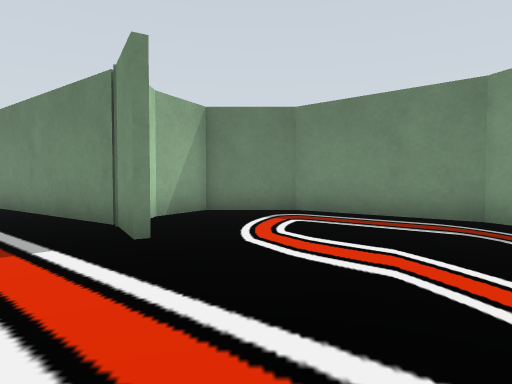
View 1 (above)

17 first-person views from a walk through a world built for the Gazebo simulator. The camera is 0.72 m above the floor, tilts 2° down and sees 75° across. The lines on the ground mark 1 m squares. The floor is counted in squares, 1 m on a side. Each view is taken from the middle of a square. On the plan, view 1 faces up. The plan holds only what a view shows up to about 10 squares ahead; the rest is blank. The robots in the file are not drawn.

View 2
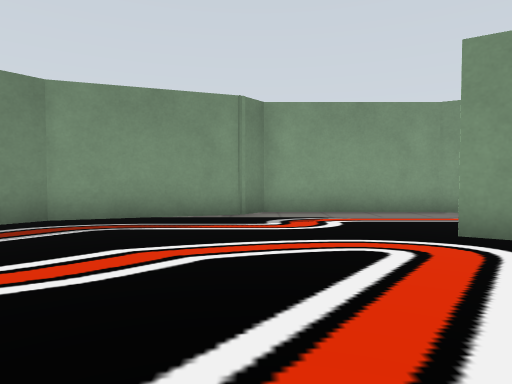

View 3
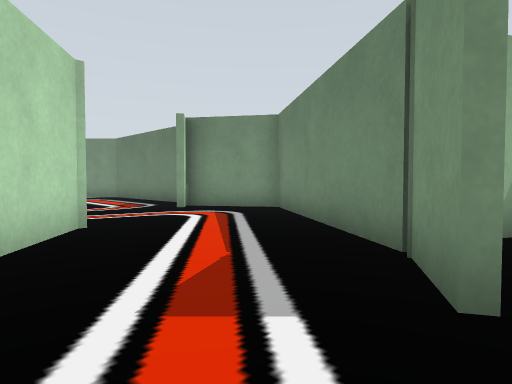

View 4
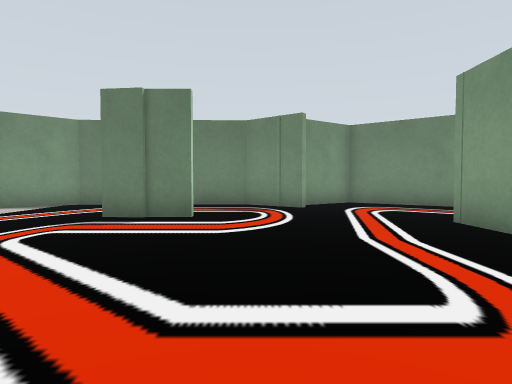

View 5
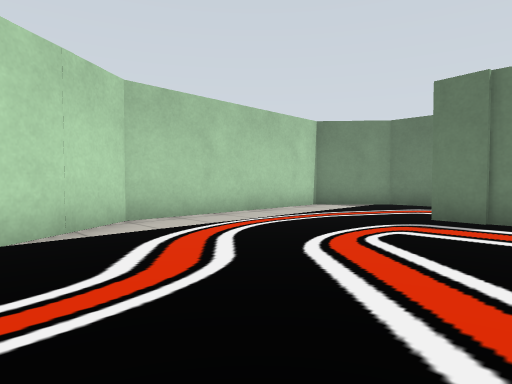

View 6
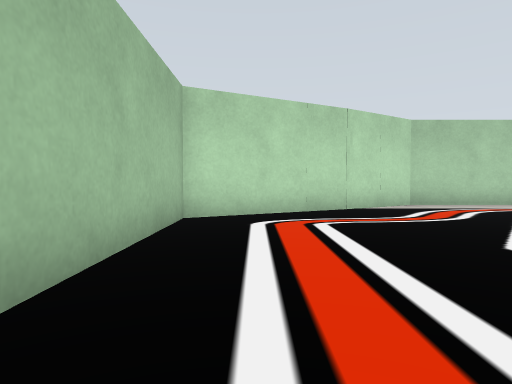

View 7
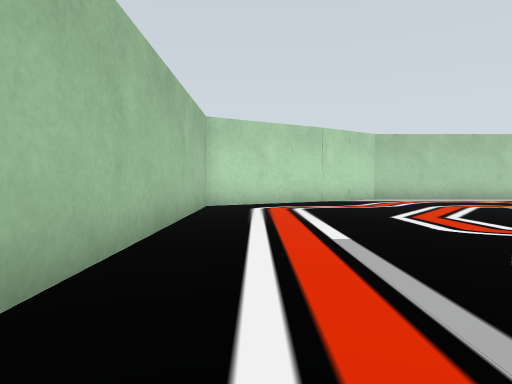

View 8
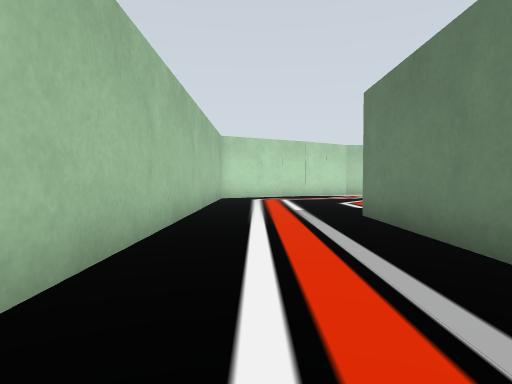

View 9
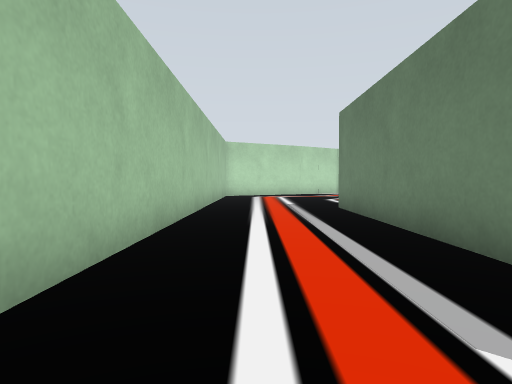

View 10
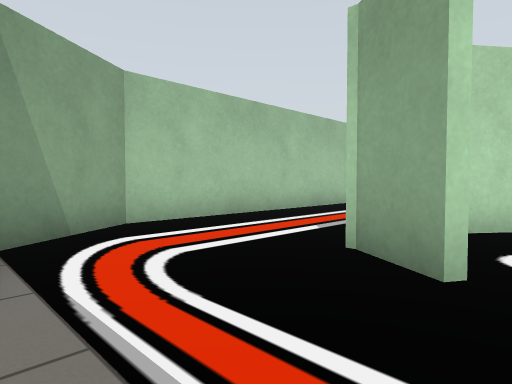

View 11
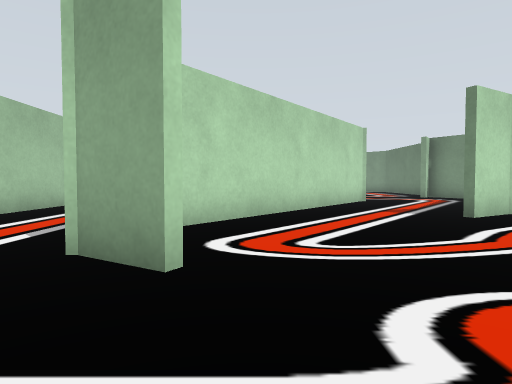

View 12
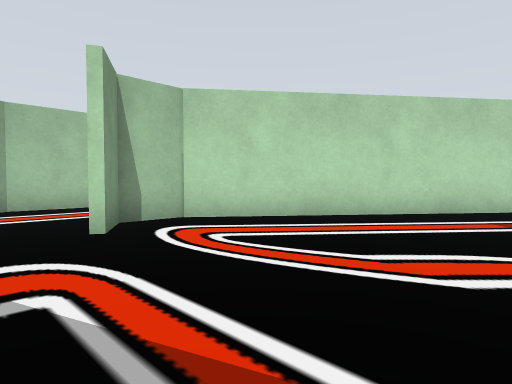

View 13
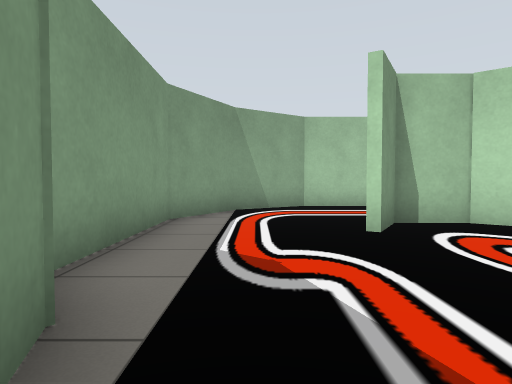

View 14
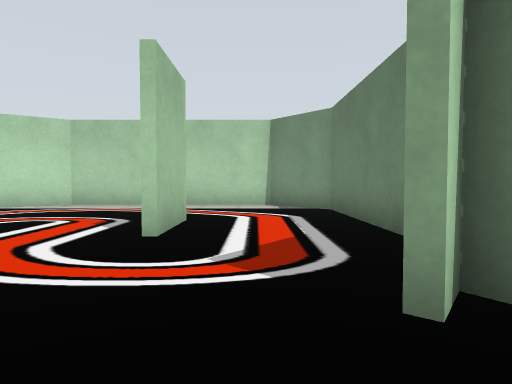

View 15
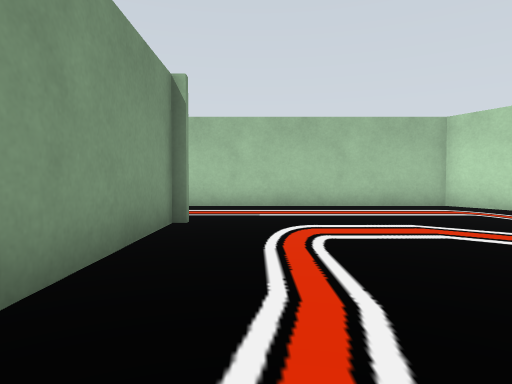

View 16
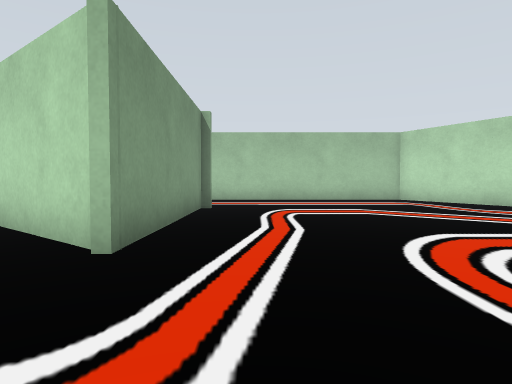

View 17
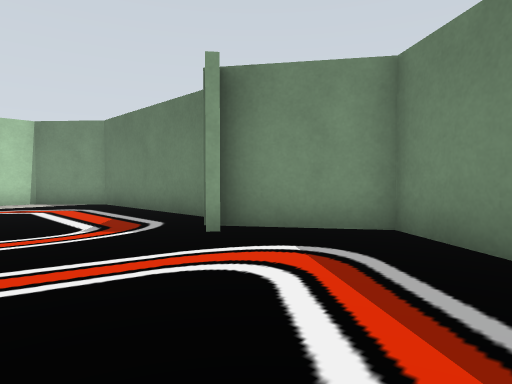

### Floor plan
Ten units are one square. View 1 is at (0, 0); x grows to the right and y downward. Boxes are objects, and circles mark ways between rooms. Rooms are numbered by the first view taken in them; rooms with no view inside come last. Other rooms are left out.
<svg viewBox="-173 -93 234 152">
<path fill="none" stroke="#000" d="M-14 -39 -22 -53M-7 7 5 16 17 16 23 6M52 30 56 22 56 -18 51 -23 39 -57 10 -81 -12 -81 -20 -66 -20 -53 -13 -41M-66 16 -66 -38 -7 7M-112 -45 -131 -45M-121 -44 -131 -46M-87 -68 -103 -79 -152 -79 -168 -64 -168 -6 -160 6M-130 -47 -112 -47M-92 -74 -86 -69M-22 -53 -70 -88 -94 -71M-8 18 -69 18M-161 3 -133 54 26 54 45 42 52 30M25 7 18 18"/>
<circle cx="-20" cy="-20" r="3" fill="#2a7"/>
<circle cx="35" cy="25" r="3" fill="#2a7"/>
<text x="20" y="-30">1</text>
<text x="-80" y="-10">2</text>
</svg>
Room 1 opens to room 2.

Where each view was taken, in squares from view 1:
view 1: 0 up, 0 right, facing up
view 2: 2 up, 2 left, facing right
view 3: 2 up, 1 left, facing up-left
view 4: 2 down, 10 left, facing up
view 5: 2 down, 11 left, facing up-left
view 6: 4 down, 7 left, facing left
view 7: 4 down, 4 left, facing left
view 8: 4 down, 0 right, facing left
view 9: 4 down, 2 right, facing left
view 10: 0 up, 5 right, facing down-left
view 11: 0 up, 5 right, facing left
view 12: 4 up, 4 right, facing down-left
view 13: 4 up, 4 right, facing down
view 14: 6 up, 7 left, facing left
view 15: 4 up, 8 left, facing down
view 16: 7 up, 8 left, facing down
view 17: 4 up, 5 left, facing up-left
